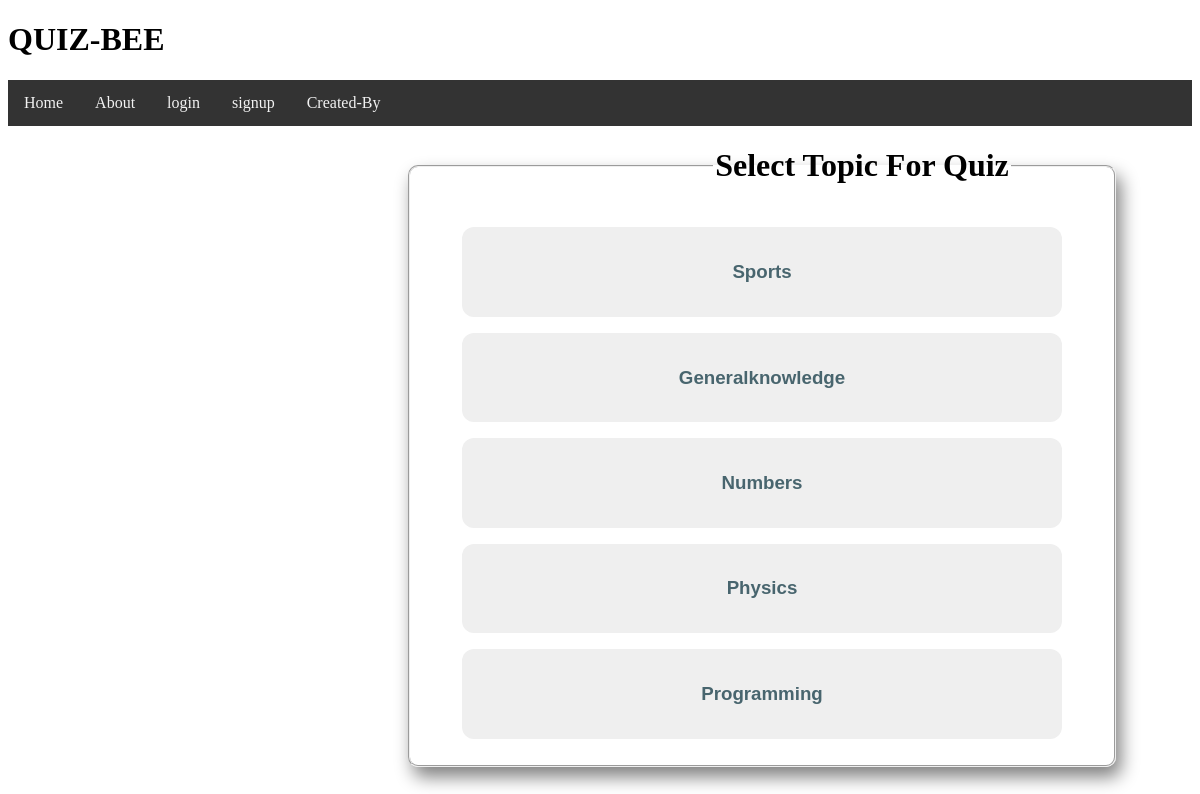
The page / on the database its author committed.
### quiz/models.py (models this page shows)
class Quiz(models.Model):
    name = models.CharField(max_length=20)
    def __str__(self):
        return self.name
    class Meta:
        verbose_name_plural = "categories"

### quiz/views.py (the view)
# urls.py: url(r'^$', views.home, name = 'home'),
def home(request):
    choices = Quiz.objects.all()
    print(choices)
    return render(request,
        'quiz/home.html',
        {'choices':choices})

### templates/quiz/home.html (shortened to what this page needs)
{% extends "base.html" %}
{% block content %}
<fieldset style="width:500px; margin-left:400px;border-radius:10px; box-shadow: 5px 10px 18px grey;text-align:center;">
<legend style="margin-left:100px;"><h1>Select Topic For Quiz </h1></legend>
  {% for choice in choices %}
  <ul style="list-style-type: none;">
    <li><a href="/quiz/{{ choice }}"><button class="button button2" type="button" onclick="alert('You Are Going For {{ choice }} Quiz')"><h3 style="color:rgb(72,101,110);">{{ choice }}</h3></button></a></li>
    </ul>
  {% endfor %}
  </fieldset>
{% endblock %}

### quiz/static/quiz/main.css (style rules this page uses)
.button { background-color: #gray; border : none; color : white; width:600px; padding: 15px 32px; text-align: center; text-decoration: none; display: inline-block; font-size: 16px; margin-right:40px; cursor: pointer; -webkit-transition-duration: 0.4s; transition-duration: 0.4s; border-radius:12px; }

### rows shown on the page
Quiz: name "Sports"
Quiz: name "Generalknowledge"
Quiz: name "Numbers"
Quiz: name "Physics"
Quiz: name "Programming"
